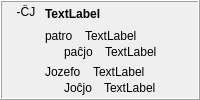
            <widget class="QFrame" name="frame_23">
             <property name="frameShape">
              <enum>QFrame::Box</enum>
             </property>
             <property name="frameShadow">
              <enum>QFrame::Raised</enum>
             </property>
             <layout class="QHBoxLayout" name="horizontalLayout_17">
              <property name="topMargin">
               <number>3</number>
              </property>
              <property name="bottomMargin">
               <number>3</number>
              </property>
              <item>
               <widget class="QLabel" name="label_326">
                <property name="sizePolicy">
                 <sizepolicy hsizetype="Maximum" vsizetype="Preferred">
                  <horstretch>0</horstretch>
                  <verstretch>0</verstretch>
                 </sizepolicy>
                </property>
                <property name="text">
                 <string> -ĈJ </string>
                </property>
                <property name="alignment">
                 <set>Qt::AlignHCenter|Qt::AlignTop</set>
                </property>
                <property name="tipo" stdset="0">
                 <string>afikso</string>
                </property>
               </widget>
              </item>
              <item>
               <layout class="QVBoxLayout" name="verticalLayout_362">
                <item>
                 <widget class="QLabel" name="Lec08_Label634">
                  <property name="styleSheet">
                   <string notr="true">font-weight: bold;</string>
                  </property>
                  <property name="text">
                   <string>TextLabel</string>
                  </property>
                  <property name="wordWrap">
                   <bool>true</bool>
                  </property>
                 </widget>
                </item>
                <item>
                 <layout class="QVBoxLayout" name="verticalLayout_25">
                  <item>
                   <layout class="QVBoxLayout" name="verticalLayout_363">
                    <property name="spacing">
                     <number>2</number>
                    </property>
                    <item>
                     <layout class="QHBoxLayout" name="horizontalLayout_595">
                      <property name="spacing">
                       <number>12</number>
                      </property>
                      <item>
                       <widget class="neklakebla_nova" name="Lec08_Button616">
                        <property name="text">
                         <string>patro</string>
                        </property>
                        <property name="wordWrap">
                         <bool>true</bool>
                        </property>
                       </widget>
                      </item>
                      <item>
                       <widget class="QLabel" name="Lec08_Label635">
                        <property name="sizePolicy">
                         <sizepolicy hsizetype="Expanding" vsizetype="Preferred">
                          <horstretch>0</horstretch>
                          <verstretch>0</verstretch>
                         </sizepolicy>
                        </property>
                        <property name="text">
                         <string>TextLabel</string>
                        </property>
                        <property name="wordWrap">
                         <bool>true</bool>
                        </property>
                       </widget>
                      </item>
                     </layout>
                    </item>
                    <item>
                     <layout class="QHBoxLayout" name="horizontalLayout_596">
                      <property name="spacing">
                       <number>12</number>
                      </property>
                      <item>
                       <widget class="label_sago_reversa" name="label_385">
                        <property name="sizePolicy">
                         <sizepolicy hsizetype="Maximum" vsizetype="Preferred">
                          <horstretch>0</horstretch>
                          <verstretch>0</verstretch>
                         </sizepolicy>
                        </property>
                        <property name="text">
                         <string/>
                        </property>
                        <property name="pixmap">
                         <pixmap resource="../resources/ikonoj.qrc">:/ikonoj/sago_revena.png</pixmap>
                        </property>
                       </widget>
                      </item>
                      <item>
                       <widget class="neklakebla_nova" name="Lec08_Button617">
                        <property name="text">
                         <string>paĉjo</string>
                        </property>
                        <property name="wordWrap">
                         <bool>true</bool>
                        </property>
                       </widget>
                      </item>
                      <item>
                       <widget class="QLabel" name="Lec08_Label636">
                        <property name="sizePolicy">
                         <sizepolicy hsizetype="Expanding" vsizetype="Preferred">
                          <horstretch>0</horstretch>
                          <verstretch>0</verstretch>
                         </sizepolicy>
                        </property>
                        <property name="text">
                         <string>TextLabel</string>
                        </property>
                        <property name="wordWrap">
                         <bool>true</bool>
                        </property>
                       </widget>
                      </item>
                     </layout>
                    </item>
                   </layout>
                  </item>
                 </layout>
                </item>
                <item>
                 <layout class="QVBoxLayout" name="verticalLayout_364">
                  <property name="spacing">
                   <number>2</number>
                  </property>
                  <item>
                   <layout class="QHBoxLayout" name="horizontalLayout_597">
                    <property name="spacing">
                     <number>12</number>
                    </property>
                    <item>
                     <widget class="neklakebla_nova" name="Lec08_Button39">
                      <property name="text">
                       <string>Jozefo</string>
                      </property>
                      <property name="wordWrap">
                       <bool>true</bool>
                      </property>
                     </widget>
                    </item>
                    <item>
                     <widget class="QLabel" name="Lec08_Label48">
                      <property name="sizePolicy">
                       <sizepolicy hsizetype="Expanding" vsizetype="Preferred">
                        <horstretch>0</horstretch>
                        <verstretch>0</verstretch>
                       </sizepolicy>
                      </property>
                      <property name="text">
                       <string>TextLabel</string>
                      </property>
                      <property name="wordWrap">
                       <bool>true</bool>
                      </property>
                     </widget>
                    </item>
                   </layout>
                  </item>
                  <item>
                   <layout class="QHBoxLayout" name="horizontalLayout_598">
                    <property name="spacing">
                     <number>12</number>
                    </property>
                    <item>
                     <widget class="label_sago_reversa" name="label_384">
                      <property name="sizePolicy">
                       <sizepolicy hsizetype="Maximum" vsizetype="Preferred">
                        <horstretch>0</horstretch>
                        <verstretch>0</verstretch>
                       </sizepolicy>
                      </property>
                      <property name="text">
                       <string/>
                      </property>
                      <property name="pixmap">
                       <pixmap resource="../resources/ikonoj.qrc">:/ikonoj/sago_revena.png</pixmap>
                      </property>
                     </widget>
                    </item>
                    <item>
                     <widget class="neklakebla_nova" name="Lec08_Button40">
                      <property name="text">
                       <string>Joĉjo</string>
                      </property>
                      <property name="wordWrap">
                       <bool>true</bool>
                      </property>
                     </widget>
                    </item>
                    <item>
                     <widget class="QLabel" name="Lec08_Label49">
                      <property name="sizePolicy">
                       <sizepolicy hsizetype="Expanding" vsizetype="Preferred">
                        <horstretch>0</horstretch>
                        <verstretch>0</verstretch>
                       </sizepolicy>
                      </property>
                      <property name="text">
                       <string>TextLabel</string>
                      </property>
                      <property name="wordWrap">
                       <bool>true</bool>
                      </property>
                     </widget>
                    </item>
                   </layout>
                  </item>
                 </layout>
                </item>
               </layout>
              </item>
             </layout>
            </widget>
